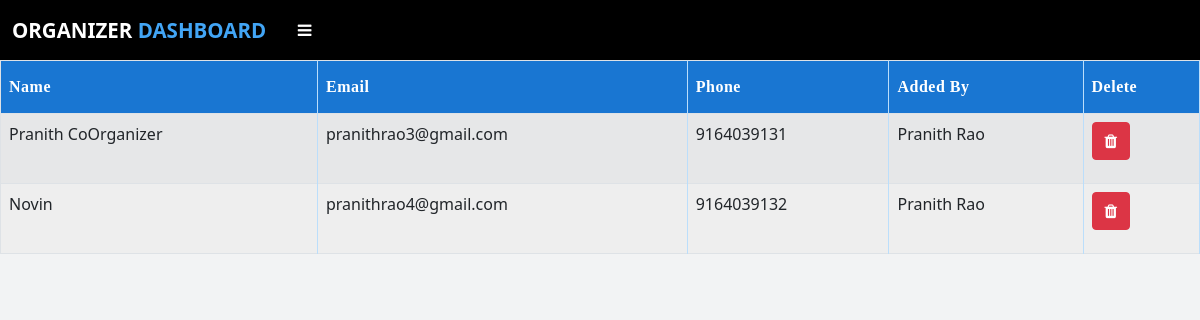
Page /view_coOrganizer (signed in) on the committed database.
### app.py (models this page shows, shortened)
class CoOrganizer(db.Model):
    id = db.Column(db.Integer,primary_key=True)
    name = db.Column(db.String(50),nullable=False)
    email = db.Column(db.String(100),nullable=False,unique=True)
    phone = db.Column(db.String(11), nullable=False, unique=True)
    password = db.Column(db.String(255),nullable=False)
    organizer = db.Column(db.String(50),nullable=False)

### app.py (the view)
@app.route("/view_coOrganizer")
def view_coOrganizer():
    if 'organizer' in session:
        coorgs = CoOrganizer.query.all()
        return render_template('view_coOrganizer.html',data=coorgs)
    else:
        flash("Session Expired","error")
        return redirect(url_for('organizer_log'))

### templates/view_coOrganizer.html (shortened to what this page needs)
{% extends "organizer_layout.html" %}
{% block head %} {{ super() }}
{% endblock %}
{% block content %} {% if data %}
<div class="table-responsive">
  <table class="table table-striped table-bordered" >
    <thead class="thead-dark">
      <tr>
        <th scope="col">Name</th>
        <th scope="col">Email</th>
        <th scope="col">Phone</th>
        <th scope="col">Added By</th>
        <th scope="col">Delete</th>
      </tr>
    </thead>
    <tbody>
      {% for i in data %}
      <tr>
        <td>{{i.name}}</td>
        <td>{{i.email}}</td>
        <td>{{i.phone}}</td>
        <td>{{i.organizer}}</td>
        <td>
          <a onclick="delCoOrganizer('{{ i.id }}')"
            ><button class="btn btn-danger" type="submit" name="del">
              <i class="fa fa-trash"></i></button
          ></a>
        </td>
      </tr>
      {% endfor %}{% else %}
      <h2 class="text-center mt-5 fw-bold text-uppercase">
        No Co-Organizer Added
      </h2>
      {% endif %}
    </tbody>
  </table>
</div>
{% endblock %}

### templates/view_coOrganizer.html (style rules this page uses)
table { font-family: "Roboto" sans-serif; border-collapse: collapse; width: 100%; }
table tr:nth-child(even) { background-color: #eeeeee; }
.table th { padding-top: 14px; padding-bottom: 14px; text-align: left; background-color: #1976d2; color: white; letter-spacing: 0.5px; user-select: none; border-right: 0.5px solid #bbdefb; font-family: Bahnschrift SemiBold; }
table td { border-right: 0.5px solid #bbdefb; height: 70px; }
table td, table th { border-bottom: 0.5px solid #bbdefb; }

### templates/organizer_layout.html (style rules this page uses)
body { font-family: "Roboto" sans-serif; background-color: #f2f3f4; }
* { margin: 0; padding: 0; text-decoration: none; list-style: none; }

### rows in the picture
CoOrganizer: name "Pranith CoOrganizer", email "pranithrao3@gmail.com", phone "9164039131", organizer "Pranith Rao"
CoOrganizer: name "Novin", email "pranithrao4@gmail.com", phone "9164039132", organizer "Pranith Rao"
